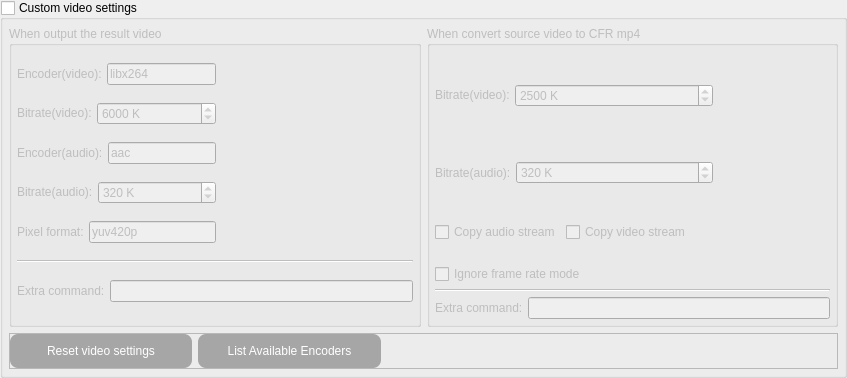
          <widget class="QGroupBox" name="groupBox_video_settings">
           <property name="sizePolicy">
            <sizepolicy hsizetype="Preferred" vsizetype="Preferred">
             <horstretch>0</horstretch>
             <verstretch>0</verstretch>
            </sizepolicy>
           </property>
           <property name="maximumSize">
            <size>
             <width>16777215</width>
             <height>16777215</height>
            </size>
           </property>
           <property name="title">
            <string>Custom video settings</string>
           </property>
           <property name="checkable">
            <bool>true</bool>
           </property>
           <property name="checked">
            <bool>false</bool>
           </property>
           <layout class="QGridLayout" name="gridLayout_18" columnstretch="0,0,0">
            <property name="leftMargin">
             <number>6</number>
            </property>
            <property name="topMargin">
             <number>6</number>
            </property>
            <property name="rightMargin">
             <number>6</number>
            </property>
            <property name="bottomMargin">
             <number>6</number>
            </property>
            <item row="0" column="0" colspan="3">
             <layout class="QHBoxLayout" name="horizontalLayout_3" stretch="1,1">
              <item>
               <widget class="QGroupBox" name="groupBox_OutputVideoSettings">
                <property name="enabled">
                 <bool>false</bool>
                </property>
                <property name="title">
                 <string>When output the result video</string>
                </property>
                <layout class="QGridLayout" name="gridLayout_51">
                 <property name="leftMargin">
                  <number>5</number>
                 </property>
                 <property name="topMargin">
                  <number>5</number>
                 </property>
                 <property name="rightMargin">
                  <number>5</number>
                 </property>
                 <property name="bottomMargin">
                  <number>5</number>
                 </property>
                 <property name="spacing">
                  <number>5</number>
                 </property>
                 <item row="0" column="0">
                  <layout class="QHBoxLayout" name="horizontalLayout_42">
                   <item>
                    <widget class="QLabel" name="label_31">
                     <property name="sizePolicy">
                      <sizepolicy hsizetype="Fixed" vsizetype="Fixed">
                       <horstretch>0</horstretch>
                       <verstretch>0</verstretch>
                      </sizepolicy>
                     </property>
                     <property name="text">
                      <string>Encoder(video):</string>
                     </property>
                    </widget>
                   </item>
                   <item>
                    <widget class="QLineEdit" name="lineEdit_encoder_vid">
                     <property name="toolTip">
                      <string>If you leave it empty, software will use auto settings.</string>
                     </property>
                     <property name="text">
                      <string notr="true">libx264</string>
                     </property>
                    </widget>
                   </item>
                  </layout>
                 </item>
                 <item row="1" column="0">
                  <layout class="QHBoxLayout" name="horizontalLayout_43">
                   <item>
                    <widget class="QLabel" name="label_27">
                     <property name="sizePolicy">
                      <sizepolicy hsizetype="Fixed" vsizetype="Fixed">
                       <horstretch>0</horstretch>
                       <verstretch>0</verstretch>
                      </sizepolicy>
                     </property>
                     <property name="text">
                      <string>Bitrate(video):</string>
                     </property>
                    </widget>
                   </item>
                   <item>
                    <widget class="QSpinBox" name="spinBox_bitrate_vid">
                     <property name="toolTip">
                      <string>If you set it to 0, software will use auto settings.</string>
                     </property>
                     <property name="suffix">
                      <string notr="true"> K</string>
                     </property>
                     <property name="minimum">
                      <number>0</number>
                     </property>
                     <property name="maximum">
                      <number>999999999</number>
                     </property>
                     <property name="singleStep">
                      <number>100</number>
                     </property>
                     <property name="value">
                      <number>6000</number>
                     </property>
                    </widget>
                   </item>
                  </layout>
                 </item>
                 <item row="2" column="0">
                  <layout class="QHBoxLayout" name="horizontalLayout_44">
                   <item>
                    <widget class="QLabel" name="label_32">
                     <property name="sizePolicy">
                      <sizepolicy hsizetype="Fixed" vsizetype="Fixed">
                       <horstretch>0</horstretch>
                       <verstretch>0</verstretch>
                      </sizepolicy>
                     </property>
                     <property name="text">
                      <string>Encoder(audio):</string>
                     </property>
                    </widget>
                   </item>
                   <item>
                    <widget class="QLineEdit" name="lineEdit_encoder_audio">
                     <property name="toolTip">
                      <string>If you leave it empty, software will use auto settings.</string>
                     </property>
                     <property name="text">
                      <string notr="true">aac</string>
                     </property>
                    </widget>
                   </item>
                  </layout>
                 </item>
                 <item row="3" column="0">
                  <layout class="QHBoxLayout" name="horizontalLayout_45">
                   <item>
                    <widget class="QLabel" name="label_29">
                     <property name="sizePolicy">
                      <sizepolicy hsizetype="Fixed" vsizetype="Fixed">
                       <horstretch>0</horstretch>
                       <verstretch>0</verstretch>
                      </sizepolicy>
                     </property>
                     <property name="text">
                      <string>Bitrate(audio):</string>
                     </property>
                    </widget>
                   </item>
                   <item>
                    <widget class="QSpinBox" name="spinBox_bitrate_audio">
                     <property name="toolTip">
                      <string>If you set it to 0, software will use auto settings.</string>
                     </property>
                     <property name="suffix">
                      <string notr="true"> K</string>
                     </property>
                     <property name="minimum">
                      <number>0</number>
                     </property>
                     <property name="maximum">
                      <number>999999999</number>
                     </property>
                     <property name="singleStep">
                      <number>10</number>
                     </property>
                     <property name="value">
                      <number>320</number>
                     </property>
                    </widget>
                   </item>
                  </layout>
                 </item>
                 <item row="4" column="0">
                  <layout class="QHBoxLayout" name="horizontalLayout_46">
                   <item>
                    <widget class="QLabel" name="label_33">
                     <property name="sizePolicy">
                      <sizepolicy hsizetype="Fixed" vsizetype="Fixed">
                       <horstretch>0</horstretch>
                       <verstretch>0</verstretch>
                      </sizepolicy>
                     </property>
                     <property name="text">
                      <string>Pixel format:</string>
                     </property>
                    </widget>
                   </item>
                   <item>
                    <widget class="QLineEdit" name="lineEdit_pixformat">
                     <property name="toolTip">
                      <string>If you leave it empty, software will use auto settings.</string>
                     </property>
                     <property name="text">
                      <string notr="true">yuv420p</string>
                     </property>
                    </widget>
                   </item>
                  </layout>
                 </item>
                 <item row="5" column="0" colspan="2">
                  <widget class="Line" name="line_17">
                   <property name="orientation">
                    <enum>Qt::Horizontal</enum>
                   </property>
                  </widget>
                 </item>
                 <item row="0" column="1" rowspan="5">
                  <spacer name="horizontalSpacer_10">
                   <property name="orientation">
                    <enum>Qt::Horizontal</enum>
                   </property>
                   <property name="sizeHint" stdset="0">
                    <size>
                     <width>40</width>
                     <height>20</height>
                    </size>
                   </property>
                  </spacer>
                 </item>
                 <item row="6" column="0" colspan="2">
                  <widget class="QFrame" name="frame_9">
                   <property name="sizePolicy">
                    <sizepolicy hsizetype="Preferred" vsizetype="Fixed">
                     <horstretch>0</horstretch>
                     <verstretch>0</verstretch>
                    </sizepolicy>
                   </property>
                   <property name="frameShape">
                    <enum>QFrame::NoFrame</enum>
                   </property>
                   <property name="frameShadow">
                    <enum>QFrame::Raised</enum>
                   </property>
                   <layout class="QGridLayout" name="gridLayout_12">
                    <property name="leftMargin">
                     <number>0</number>
                    </property>
                    <property name="topMargin">
                     <number>0</number>
                    </property>
                    <property name="rightMargin">
                     <number>0</number>
                    </property>
                    <property name="bottomMargin">
                     <number>0</number>
                    </property>
                    <property name="spacing">
                     <number>5</number>
                    </property>
                    <item row="0" column="0">
                     <widget class="QLabel" name="label_42">
                      <property name="sizePolicy">
                       <sizepolicy hsizetype="Fixed" vsizetype="Fixed">
                        <horstretch>0</horstretch>
                        <verstretch>0</verstretch>
                       </sizepolicy>
                      </property>
                      <property name="text">
                       <string>Extra command:</string>
                      </property>
                     </widget>
                    </item>
                    <item row="0" column="1">
                     <widget class="QLineEdit" name="lineEdit_ExCommand_output">
                      <property name="toolTip">
                       <string>You can enter ffmpeg instructions here.</string>
                      </property>
                      <property name="text">
                       <string notr="true"/>
                      </property>
                      <property name="clearButtonEnabled">
                       <bool>true</bool>
                      </property>
                     </widget>
                    </item>
                   </layout>
                  </widget>
                 </item>
                </layout>
               </widget>
              </item>
              <item>
               <widget class="QGroupBox" name="groupBox_ToMp4VideoSettings">
                <property name="enabled">
                 <bool>false</bool>
                </property>
                <property name="title">
                 <string>When convert source video to CFR mp4</string>
                </property>
                <layout class="QGridLayout" name="gridLayout_33">
                 <property name="leftMargin">
                  <number>5</number>
                 </property>
                 <property name="topMargin">
                  <number>5</number>
                 </property>
                 <property name="rightMargin">
                  <number>5</number>
                 </property>
                 <property name="bottomMargin">
                  <number>5</number>
                 </property>
                 <property name="spacing">
                  <number>5</number>
                 </property>
                 <item row="0" column="1" rowspan="3">
                  <spacer name="horizontalSpacer_27">
                   <property name="orientation">
                    <enum>Qt::Horizontal</enum>
                   </property>
                   <property name="sizeHint" stdset="0">
                    <size>
                     <width>130</width>
                     <height>208</height>
                    </size>
                   </property>
                  </spacer>
                 </item>
                 <item row="1" column="0">
                  <layout class="QHBoxLayout" name="horizontalLayout_41">
                   <item>
                    <widget class="QLabel" name="label_35">
                     <property name="sizePolicy">
                      <sizepolicy hsizetype="Fixed" vsizetype="Fixed">
                       <horstretch>0</horstretch>
                       <verstretch>0</verstretch>
                      </sizepolicy>
                     </property>
                     <property name="text">
                      <string>Bitrate(audio):</string>
                     </property>
                    </widget>
                   </item>
                   <item>
                    <widget class="QSpinBox" name="spinBox_bitrate_audio_2mp4">
                     <property name="toolTip">
                      <string>If you set it to 0, software will use auto settings.</string>
                     </property>
                     <property name="suffix">
                      <string notr="true"> K</string>
                     </property>
                     <property name="minimum">
                      <number>0</number>
                     </property>
                     <property name="maximum">
                      <number>999999999</number>
                     </property>
                     <property name="singleStep">
                      <number>10</number>
                     </property>
                     <property name="value">
                      <number>320</number>
                     </property>
                    </widget>
                   </item>
                  </layout>
                 </item>
                 <item row="4" column="0" colspan="2">
                  <widget class="Line" name="line_18">
                   <property name="orientation">
                    <enum>Qt::Horizontal</enum>
                   </property>
                  </widget>
                 </item>
                 <item row="2" column="0">
                  <layout class="QHBoxLayout" name="horizontalLayout_39">
                   <item>
                    <widget class="QCheckBox" name="checkBox_acodec_copy_2mp4">
                     <property name="sizePolicy">
                      <sizepolicy hsizetype="Fixed" vsizetype="Fixed">
                       <horstretch>0</horstretch>
                       <verstretch>0</verstretch>
                      </sizepolicy>
                     </property>
                     <property name="toolTip">
                      <string>When this is enabled, ffmpeg will copy the audio part of
the original video directly to the mp4, may cause error.

Command: -acodec copy

This option will not take effect when source video's frame
rate mode is variable.</string>
                     </property>
                     <property name="text">
                      <string>Copy audio stream</string>
                     </property>
                    </widget>
                   </item>
                   <item>
                    <widget class="QCheckBox" name="checkBox_vcodec_copy_2mp4">
                     <property name="sizePolicy">
                      <sizepolicy hsizetype="Fixed" vsizetype="Fixed">
                       <horstretch>0</horstretch>
                       <verstretch>0</verstretch>
                      </sizepolicy>
                     </property>
                     <property name="toolTip">
                      <string>When this is enabled, ffmpeg will copy the video part of
the original video directly to the mp4, may cause error.

Command: -vcodec copy

This option will not take effect when source video's frame
rate mode is variable.</string>
                     </property>
                     <property name="text">
                      <string>Copy video stream</string>
                     </property>
                    </widget>
                   </item>
                   <item>
                    <spacer name="horizontalSpacer_43">
                     <property name="orientation">
                      <enum>Qt::Horizontal</enum>
                     </property>
                     <property name="sizeHint" stdset="0">
                      <size>
                       <width>40</width>
                       <height>20</height>
                      </size>
                     </property>
                    </spacer>
                   </item>
                  </layout>
                 </item>
                 <item row="5" column="0" colspan="2">
                  <widget class="QFrame" name="frame_10">
                   <property name="sizePolicy">
                    <sizepolicy hsizetype="Preferred" vsizetype="Fixed">
                     <horstretch>0</horstretch>
                     <verstretch>0</verstretch>
                    </sizepolicy>
                   </property>
                   <property name="frameShape">
                    <enum>QFrame::NoFrame</enum>
                   </property>
                   <property name="frameShadow">
                    <enum>QFrame::Raised</enum>
                   </property>
                   <layout class="QGridLayout" name="gridLayout_52">
                    <property name="leftMargin">
                     <number>0</number>
                    </property>
                    <property name="topMargin">
                     <number>0</number>
                    </property>
                    <property name="rightMargin">
                     <number>0</number>
                    </property>
                    <property name="bottomMargin">
                     <number>0</number>
                    </property>
                    <property name="spacing">
                     <number>5</number>
                    </property>
                    <item row="0" column="0">
                     <widget class="QLabel" name="label_45">
                      <property name="sizePolicy">
                       <sizepolicy hsizetype="Fixed" vsizetype="Fixed">
                        <horstretch>0</horstretch>
                        <verstretch>0</verstretch>
                       </sizepolicy>
                      </property>
                      <property name="text">
                       <string>Extra command:</string>
                      </property>
                     </widget>
                    </item>
                    <item row="0" column="1">
                     <widget class="QLineEdit" name="lineEdit_ExCommand_2mp4">
                      <property name="toolTip">
                       <string>You can enter ffmpeg instructions here.</string>
                      </property>
                      <property name="text">
                       <string notr="true"/>
                      </property>
                      <property name="clearButtonEnabled">
                       <bool>true</bool>
                      </property>
                     </widget>
                    </item>
                   </layout>
                  </widget>
                 </item>
                 <item row="0" column="0">
                  <layout class="QHBoxLayout" name="horizontalLayout_40">
                   <item>
                    <widget class="QLabel" name="label_34">
                     <property name="sizePolicy">
                      <sizepolicy hsizetype="Fixed" vsizetype="Fixed">
                       <horstretch>0</horstretch>
                       <verstretch>0</verstretch>
                      </sizepolicy>
                     </property>
                     <property name="text">
                      <string>Bitrate(video):</string>
                     </property>
                    </widget>
                   </item>
                   <item>
                    <widget class="QSpinBox" name="spinBox_bitrate_vid_2mp4">
                     <property name="toolTip">
                      <string>If you set it to 0, software will use auto settings.</string>
                     </property>
                     <property name="suffix">
                      <string notr="true"> K</string>
                     </property>
                     <property name="minimum">
                      <number>0</number>
                     </property>
                     <property name="maximum">
                      <number>999999999</number>
                     </property>
                     <property name="singleStep">
                      <number>100</number>
                     </property>
                     <property name="value">
                      <number>2500</number>
                     </property>
                    </widget>
                   </item>
                  </layout>
                 </item>
                 <item row="3" column="0">
                  <widget class="QCheckBox" name="checkBox_IgnoreFrameRateMode">
                   <property name="toolTip">
                    <string>Ignore the frame rate mode of the source video.
Might cause ERROR.</string>
                   </property>
                   <property name="text">
                    <string>Ignore frame rate mode</string>
                   </property>
                  </widget>
                 </item>
                </layout>
               </widget>
              </item>
             </layout>
            </item>
            <item row="1" column="0" colspan="3">
             <widget class="QFrame" name="frame_19">
              <property name="sizePolicy">
               <sizepolicy hsizetype="Preferred" vsizetype="Fixed">
                <horstretch>0</horstretch>
                <verstretch>0</verstretch>
               </sizepolicy>
              </property>
              <property name="frameShape">
               <enum>QFrame::StyledPanel</enum>
              </property>
              <property name="frameShadow">
               <enum>QFrame::Raised</enum>
              </property>
              <layout class="QGridLayout" name="gridLayout_60" columnstretch="2,2,5">
               <property name="leftMargin">
                <number>0</number>
               </property>
               <property name="topMargin">
                <number>0</number>
               </property>
               <property name="rightMargin">
                <number>0</number>
               </property>
               <property name="bottomMargin">
                <number>0</number>
               </property>
               <item row="0" column="0">
                <widget class="QPushButton" name="pushButton_ResetVideoSettings">
                 <property name="sizePolicy">
                  <sizepolicy hsizetype="Preferred" vsizetype="Fixed">
                   <horstretch>0</horstretch>
                   <verstretch>0</verstretch>
                  </sizepolicy>
                 </property>
                 <property name="toolTip">
                  <string>Reset video settings</string>
                 </property>
                 <property name="styleSheet">
                  <string notr="true">QPushButton{
background-color: rgb(231, 76, 60);
color: rgb(255, 255, 255);
border-style:outset;
border-radius:8px;
padding:10px;
}
QPushButton:hover{
background-color: rgb(255, 102, 64);
color: rgb(255, 255, 255);
border-style:outset;
border-radius:8px;
padding:10px;
}
QPushButton:pressed{
background-color: rgb(204, 65, 53);
color: rgb(255, 255, 255);
border-style:outset;
border-radius:8px;
padding:10px;
}
QPushButton:disabled{
background-color: rgb(166, 166, 166);
color: rgb(255, 255, 255);
border-style:outset;
border-radius:8px;
padding:10px;
}</string>
                 </property>
                 <property name="text">
                  <string>Reset video settings</string>
                 </property>
                </widget>
               </item>
               <item row="0" column="1">
                <widget class="QPushButton" name="pushButton_encodersList">
                 <property name="sizePolicy">
                  <sizepolicy hsizetype="Preferred" vsizetype="Fixed">
                   <horstretch>0</horstretch>
                   <verstretch>0</verstretch>
                  </sizepolicy>
                 </property>
                 <property name="styleSheet">
                  <string notr="true">QPushButton{
background-color: rgb(52, 152, 219);
color: rgb(255, 255, 255);
border-style:outset;
border-radius:8px;
padding:10px;
}
QPushButton:hover{
background-color: rgb(60, 177, 255);
color: rgb(255, 255, 255);
border-style:outset;
border-radius:8px;
padding:10px;
}
QPushButton:pressed{
background-color: rgb(45, 134, 193);
color: rgb(255, 255, 255);
border-style:outset;
border-radius:8px;
padding:10px;
}
QPushButton:disabled{
background-color: rgb(166, 166, 166);
color: rgb(255, 255, 255);
border-style:outset;
border-radius:8px;
padding:10px;
}</string>
                 </property>
                 <property name="text">
                  <string>List Available Encoders</string>
                 </property>
                </widget>
               </item>
               <item row="0" column="2">
                <spacer name="horizontalSpacer_4">
                 <property name="orientation">
                  <enum>Qt::Horizontal</enum>
                 </property>
                 <property name="sizeHint" stdset="0">
                  <size>
                   <width>549</width>
                   <height>20</height>
                  </size>
                 </property>
                </spacer>
               </item>
              </layout>
             </widget>
            </item>
           </layout>
          </widget>
